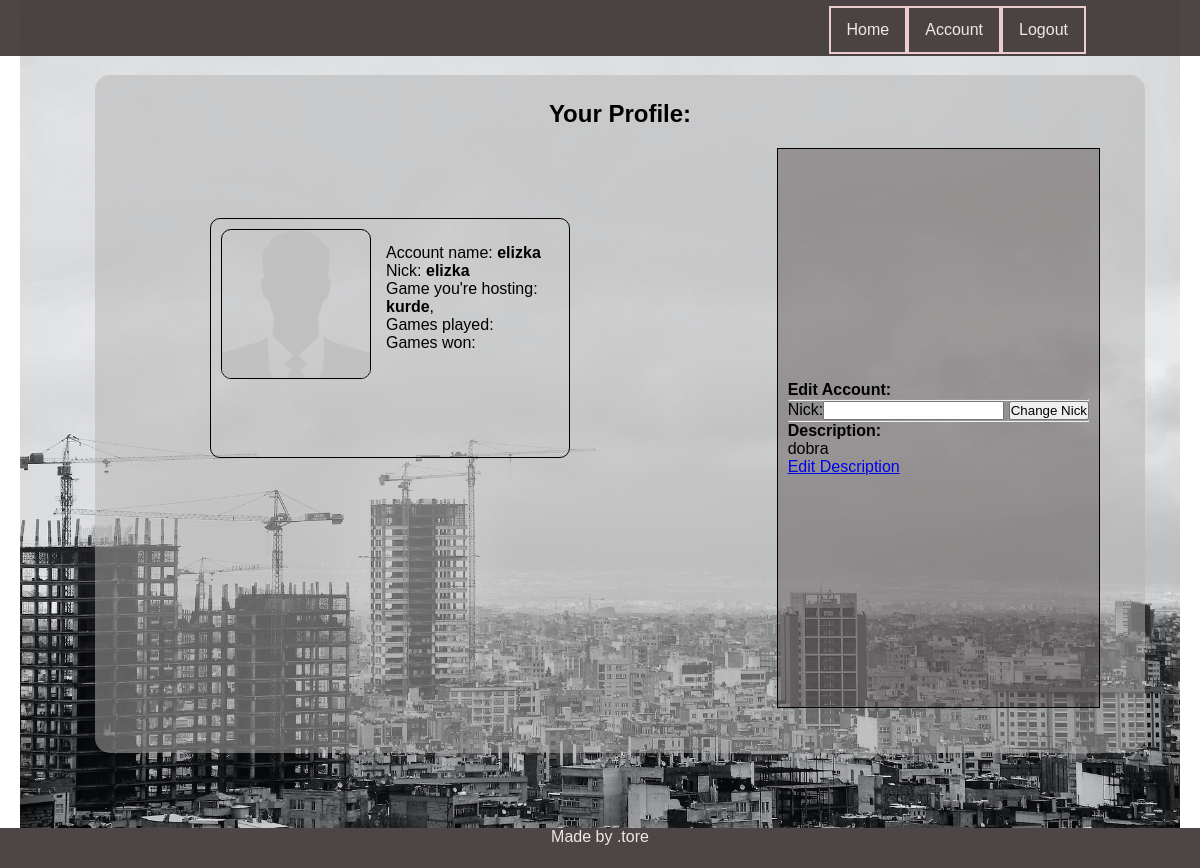
/player/account/dottore=pusty (signed in), run on the app's committed database.
### player/models.py (models this page shows, shortened)
class Player(models.Model):
    name = models.ForeignKey(User, on_delete=models.CASCADE, related_name='player_name')
    parent = models.CharField(max_length =10)
    nick = models.CharField(max_length=10)
    in_game = models.CharField(max_length=200,default="",null=True)
    ready = models.BooleanField(default=False)
    moved = models.BooleanField(default=False, null=True, blank=True)
    money = models.IntegerField(default=150)
    position = models.IntegerField(default=0, null=True, blank=True)
    properties = models.CharField(max_length=400, null=True, default="")
    description = models.TextField(max_length=300, null=True)
    def __str__(self):
        return self.nick

### game/models.py (models this page shows, shortened)
class Game(models.Model):
    name = models.CharField(max_length=150)
    host = models.CharField(max_length=10)
    config = models.ForeignKey(Config, on_delete=models.CASCADE, related_name='game_config', blank=True, null=True)
    is_played = models.BooleanField(default=False)
    max_players = models.IntegerField(default=4)
    who_is_ready = models.ManyToManyField(Player, related_name="guys_ready", blank=True)
    who_is_playing = models.ManyToManyField(Player, related_name="guys_playing", blank=True)
    turn = models.IntegerField(default=1)
    turn_of_player = models.ForeignKey(Player, on_delete=models.CASCADE, related_name='czyja_tura', blank=True,
                                       null=True)

### player/views.py (the view)
# urls.py: path('account/<str:acc>=<str:notif>', account, name="player_account"),
@login_required
def account(request, acc, notif):
    usr = request.user
    player = Player.objects.get(parent=usr.username)
    form = ChangeNick
    hs = Game.objects.filter(host=player.nick)
    hs_nr = hs.count()
    desc = player.description
    args = {'player': player, 'form': form, 'games': hs , 'games_nr': hs_nr, 'description': desc}
    return render(request, 'player/player_account.html', args)

### templates/player/player_account.html (shortened to what this page needs)
{% extends 'base.html' %}
{% load static %}
{% block css %}
<link rel="stylesheet" href="{% static 'css/account.css' %}">
{% endblock %}
{% block content %}
<h1 class="main_heading">Your Profile:</h1>
<div class="acc_content">
    <section class="acc_data">
        <img class="userImage" src="{%static 'img/placeholder.png'%}" alt="">
            <ul class = "acc_list">
                <li>Account name:<strong> {{user.username}}</strong></li>
                <li>Nick: <strong>{{player}}</strong></li>
                <li>
                    Game you're hosting:{% for g in games %}
                    <strong>{{g.name}}</strong>,
                    {% endfor %}
                </li>
                <li>Games played:</li>
                <li>Games won:</li>
            </ul>
    </section>
    <section class="acc_edit">
        <h4>Edit Account:</h4>
        <hr>
        {{form}}
            <button type = 'submit' name="create" value = 'ok'>Change Nick</button>
            <hr>
            <h4> Description:</h4>
            <p>
                {{description}}
            </p>
            <a href='{% url "edit_description" user.username%}'>Edit Description</a>
</section>
</div>
{% endblock %}

### static/css/main.css (style rules this page uses)
* { padding: 0; margin: 0; box-sizing: border-box; }
body { font-family: "Noto Sans JP", sans-serif; }
:root { --main-bg-color: hsla(0, 0%, 70%, 50%); --main-bars-color: rgba(59, 50, 50, 0.9); --main-color-alpha: rgba(39, 26, 26, 0.3); --main-gold-border: #f69c55; --font-color: rgb(238, 232, 232); }

### static/css/account.css (style rules this page uses)
.acc_content { height: 75vh; }
.acc_list { list-style: none; margin: 15px; }
.acc_edit { border: 1px solid black; padding: 10px; flex-direction: column; align-content: center; background-color: var(--main-color-alpha); }
.acc_content { display: flex; justify-content: space-between; padding: 20px; }
.userImage { height: 150px; width: 150px; border: 1px solid black; border-radius: 10px; }
.acc_data { border: 1px solid black; padding: 10px; display: flex; width: 30vw; height: 30vh; border-radius: 10px; margin: 70px 70px; }
.main_heading { text-align: center; }

### data on the page
Player: nick "elizka", description "dobra"
Game: name "kurde"

### other printed values
{{ user.username }} "elizka"
